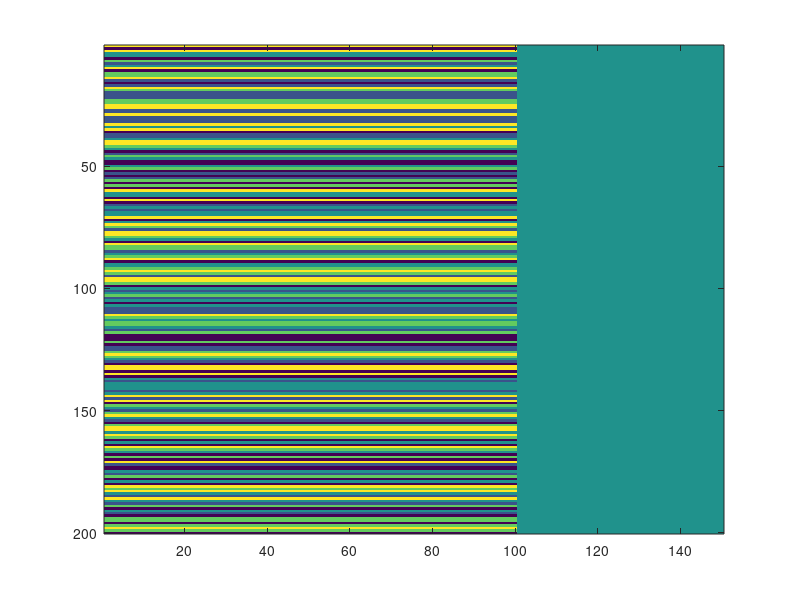

MATLAB code to generate this figure: (Note: this script raises an error after producing the figure.)
%%Script to generate some synthetic Gaussian data with which to
%test MDI
%%----------------------------------------------------------------------
%% DEFINE USEFUL VALUES ------------------------------------------------
%%----------------------------------------------------------------------
nDataItems      = 200;
nClusters       = 5;
nSignalFeatures = 100;
nNoiseFeatures  = 50;
signalLevel     = 5;
nFeatures       = nSignalFeatures + nNoiseFeatures;
outputPath      = '~/MatlabCode/MDI/Data/';
outputFile1     = [outputPath, 'GaussianTestData1.csv'];
outputFile2     = [outputPath, 'GaussianTestData2.csv'];
%%----------------------------------------------------------------------
%% CONSTRUCT SYNTHETIC DATA --------------------------------------------
%%----------------------------------------------------------------------
data        = zeros(nDataItems, nFeatures);
signalArray = ceil((1:nDataItems)*nClusters/nDataItems);
signalArray = signalArray - mean(signalArray);
signalArray = signalLevel * signalArray / nClusters;
%%RANDOMLY SHUFFLE THE ITEMS
[dum, sortIndex] = sort(rand(1, nDataItems));
signalArray      = signalArray(sortIndex);
%%ASSIGN THE SIGNAL FEATURES
for i=1:nSignalFeatures
  data(:, i) = data(:, i) + signalArray';
end
imagesc(data)
%%----------------------------------------------------------------------
%% CONSTRUCT ITEM, FEATURE NAMES ---------------------------------------
%%----------------------------------------------------------------------
itemNames    = cell(1, nDataItems);
featureNames = cell(1, nFeatures);
for i=1:nDataItems
  itemNames{i} = ['DataItem', num2str(i)];
end
for i=1:nSignalFeatures
  featureNames{i} = ['SignalFeature', num2str(i)];
end
for i=1:nNoiseFeatures
  featureNames{i+nSignalFeatures} = ['NoiseFeature', num2str(i)];
end
%%----------------------------------------------------------------------
%% WRITE DATA SETS OUT TO FILE -----------------------------------------
%%----------------------------------------------------------------------
for k=1:2
  outputFile = [outputPath, 'GaussianTestData', num2str(k),'.csv'];
  %%ADD A NOISE REALISATION TO THE DATA
  outputData = data + randn(nDataItems, nFeatures);  
  %%WRITE HEADER TO FILE
  outputString = '';
  for i=1:nFeatures, outputString = [outputString, ', ', featureNames{i}, '_D', num2str(k)];, end
  outputString = [outputString, '\n'];
  fid = fopen(outputFile, 'wt');
  fprintf(fid, outputString); 
  %%WRITE EACH LINE OUT TO FILE
  for i=1:nDataItems
    outputString = itemNames{i};
    for j=1:nFeatures
      outputString = [outputString, ', ', num2str(outputData(i,j))];
    end
    outputString = [outputString, '\n'];
    fprintf(fid, outputString); 
  end
  fclose(fid);
end
%%*****************************************************************************
%%*** END OF THE SCRIPT *******************************************************
%%*****************************************************************************
%%----------------------------------------------------------------------
%% ----------------------------------------
%%----------------------------------------------------------------------

